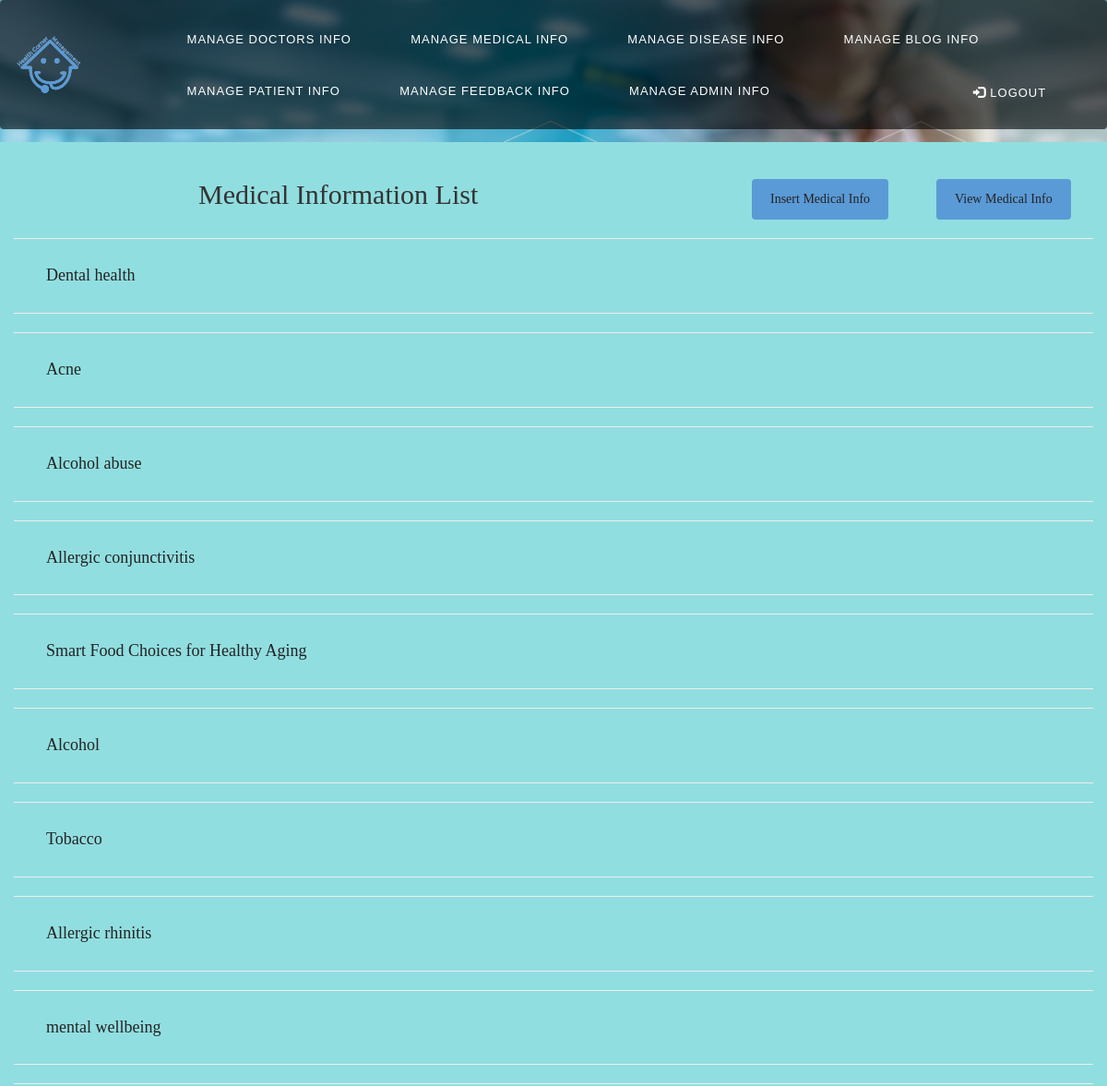
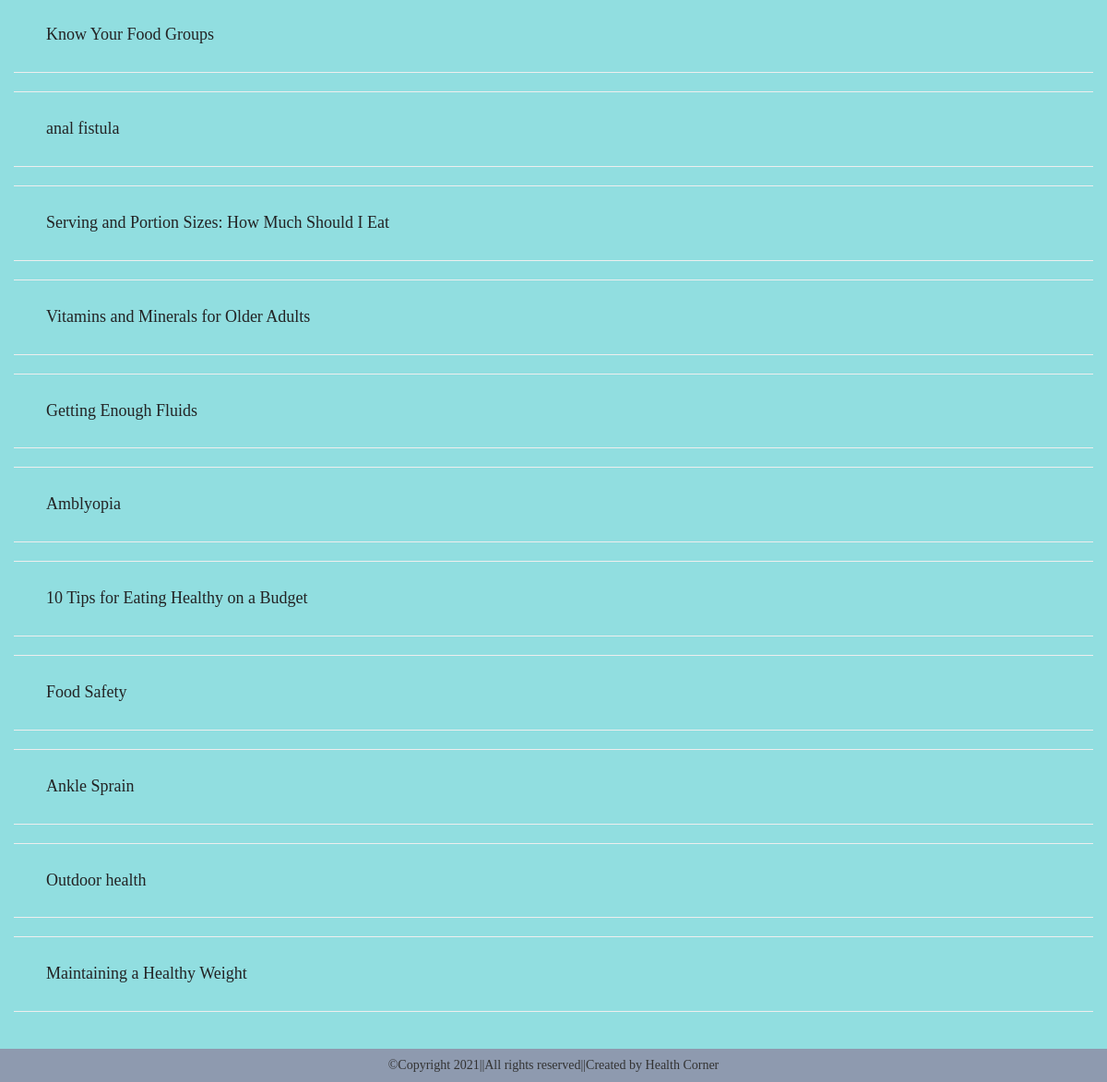
The app's page /adminmedicallist with its own data (2 pictures, top to bottom).
### tables this page shows
CREATE TABLE "medical" (
	"medicalid"	INTEGER,
	"medicaltitle"	TEXT NOT NULL,
	"medicalinfo"	TEXT,
	"medidate"	TEXT NOT NULL,
	"aid"	INTEGER NOT NULL,
	PRIMARY KEY("medicalid" AUTOINCREMENT)
);

### server.py (the view)
@app.route('/adminmedicallist', methods=['GET'])
def adminmedicallist():
    try:
        with get_connection() as con:
            cur = con.cursor()
            cur.execute("Select medicalid,medicaltitle from medical")
            medicalinfo = cur.fetchall()
            return render_template('adminmedicallist.html', mediinfo = medicalinfo )
    except Exception as e:
        pass

### server.py (called while the page is built)
def get_connection():
   con = sqlite3.connect('HCwebsitedb.db')
   con.row_factory = sqlite3.Row
   return con

### templates/adminmedicallist.html (shortened to what this page needs)
<!DOCTYPE html>
<html>
<head>
    <link rel="stylesheet" href="https://maxcdn.bootstrapcdn.com/bootstrap/4.5.0/css/bootstrap.min.css">
    <link rel="stylesheet" href="https://cdnjs.cloudflare.com/ajax/libs/font-awesome/4.7.0/css/font-awesome.min.css">
    <link rel="stylesheet" href="https://maxcdn.bootstrapcdn.com/bootstrap/3.3.7/css/bootstrap.min.css">
    <link rel="stylesheet" type="text/css" href="../static/css/style.css">
</head>
<body>
<div id="main">
<nav class="navbar navbar-expand-md  navbar-dark" style="position: fixed;z-index: 1200;width: 100%;background-color: #0009;">
 <a class="name" href="/adminhome"> <img src="../static/images/HC3.png"  width="90%" height="90%"></a>
  <div class="collapse navbar-collapse" id="collapsibleNavbar">
    <ul class="main">
     <li class="current">
      <a class="nav-link" href="/admindoctors">Manage Doctors Info</a>
    </li>
    <li>
      <a class="nav-link" href="/adminmedicallist">Manage Medical Info</a>
    </li>
    <li>
      <a class="nav-link" href="/admindiseaselist">Manage Disease Info</a>
    </li>
    <li>
      <a class="nav-link" href="/adminbloginfo">Manage Blog Info</a>
    </li>
    <li>
      <a class="nav-link" href="/adminpatients">Manage Patient Info</a>
    </li>
    <li>
      <a class="nav-link" href="/adminfeedbackinfo">Manage Feedback Info</a>
    </li>
 <li>
      <a class="nav-link" href="/adminlist">Manage Admin Info</a>
    </li>
      <li class="main" style="padding-top: 10px;float: right;">
      <a class="nav-link" href="/logout"><span class="glyphicon glyphicon-log-in"></span> Logout</a></li>
    </ul>
    </div>
    </nav>
</div>
<img src="..\static\images\healthcare1.jpg" style="width: 100%;max-height: 1000px">
{% block content %}
<div class="container-fluid"><br>
  <div class="row">
    <div class="col-md-2"></div>
    <div class="col-md-6"><h2>Medical Information List</h2></div>
    <div class="col-md-2">
      <a href="/admininsertmedicalinfo"><button class="adminview">Insert Medical Info</button></a>
    </div>
    <div class="col-md-2">
      <a href="/adminmedicallist"><button class="adminview">View Medical Info</button></a>
    </div>
   </div>
   {% for medicalinfo in mediinfo %}
   <hr>
   <div class="row" style="margin-left: 20px;">
    <div class="col-md-12">
        <h4><a href="/adminmedicalinfo/{{medicalinfo.medicaltitle}}:{{medicalinfo.medicalid}}" class="list">{{medicalinfo.medicaltitle}}</a></h4>
    </div>
   </div>
   <hr>
   {% endfor %}
<br></div>
{% endblock %}
<div class="container-fluid" id="footer" style="background-color: #8E9AAF;">
    <center><h5>&copy;Copyright 2021||All rights reserved||Created by Health Corner</h5></center>
</div>
</body>
</html>

### static/css/style.css (style rules this page uses)
body { background-color: #91DEE0; font-family: Cantata One; }
.main { font-family: 'Muli', Arial, sans-serif; font-size: 13px; letter-spacing: 1px; line-height: 1em; margin: 8px 10px; text-transform: uppercase; }
.main li { display: inline-block; list-style: outside none none; margin: 0.5em 0.6em; padding: 10px 12px; position: relative; }
.main li a { color: #fff; text-decoration: none; }
.main li:before, .main li:after { -webkit-transition: all 0.35s ease; transition: all 0.35s ease; height: 2px; width: 35%; background-color: #528cb3; position: absolute; content: ''; opacity: 0; }
.main li:before { top: 0; left: 0; }
.main li:after { bottom: 0; right: 0; }
button.adminview { background-color: #5A9AD6; color: #232324; padding: 12px 20px; border: none; border-radius: 4px; cursor: pointer; margin-top: 20px; }
a.list { text-decoration: none; color: #232324; }
.nav-link { color: black; }

### records on screen
medical: medicaltitle "Dental health"
medical: medicaltitle "Acne"
medical: medicaltitle "Alcohol abuse"
medical: medicaltitle "Allergic conjunctivitis"
medical: medicaltitle "Smart Food Choices for Healthy Aging"
medical: medicaltitle "Alcohol"
medical: medicaltitle "Tobacco"
medical: medicaltitle "Allergic rhinitis"
medical: medicaltitle "mental wellbeing"
medical: medicaltitle "Know Your Food Groups"
medical: medicaltitle "anal fistula"
medical: medicaltitle "Serving and Portion Sizes: How Much Should I Eat"
medical: medicaltitle "Vitamins and Minerals for Older Adults"
medical: medicaltitle "Getting Enough Fluids"
medical: medicaltitle "Amblyopia"
medical: medicaltitle "10 Tips for Eating Healthy on a Budget"
medical: medicaltitle "Food Safety"
medical: medicaltitle "Ankle Sprain"
medical: medicaltitle "Outdoor health"
medical: medicaltitle "Maintaining a Healthy Weight"
